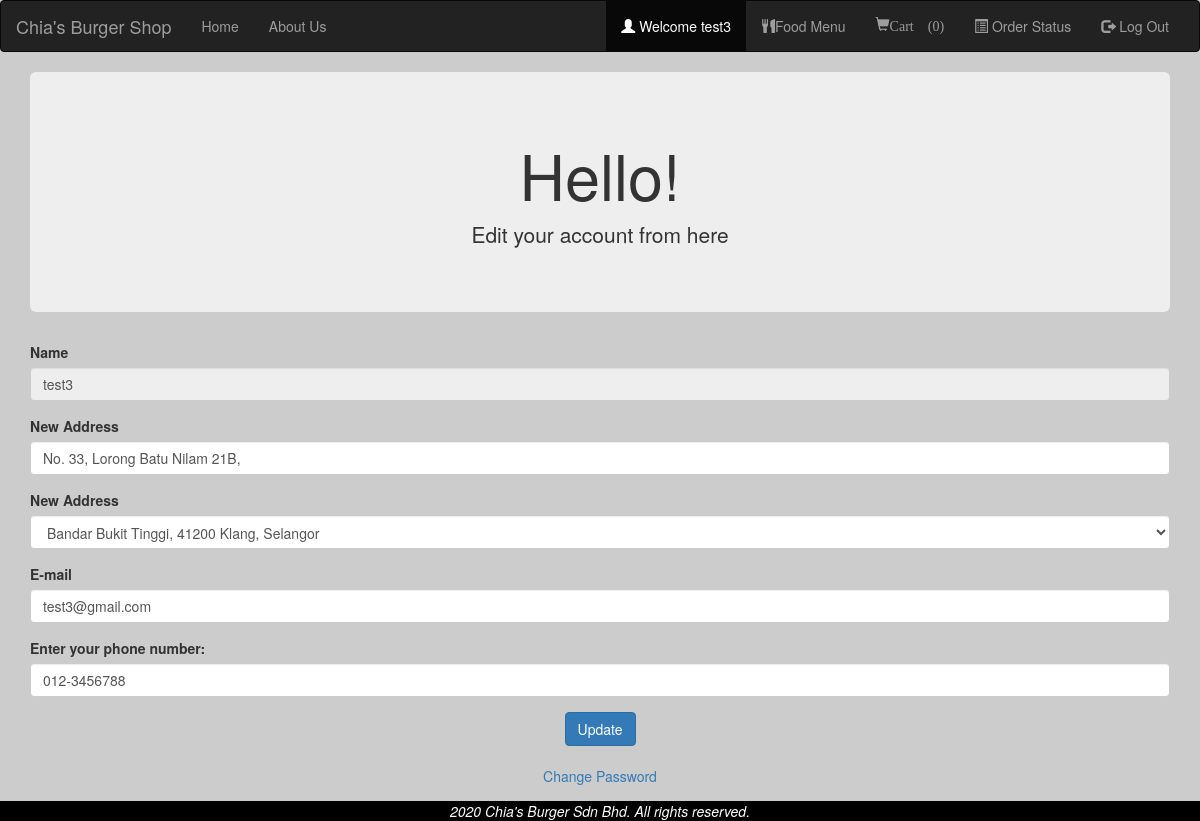
The page /account.php (signed in) on the database its author committed.
### tables this page shows
CREATE TABLE `users` (
  `user_id` int(11) NOT NULL,
  `username` varchar(30) NOT NULL,
  `address` varchar(50) NOT NULL,
  `address2` varchar(50) NOT NULL,
  `email` varchar(30) NOT NULL,
  `phone` varchar(11) NOT NULL,
  `password` varchar(30) NOT NULL
);

### account.php (the view, shortened to what this page needs)
<?php
include('config.php');
?>
<html>
    <head>
    </head>
    <link rel="stylesheet" href="http://maxcdn.bootstrapcdn.com/bootstrap/3.3.5/css/bootstrap.min.css">
    <body>
<nav class="navbar navbar-inverse">
  <div class="container-fluid">
    <div class="navbar-header">
      <a class="navbar-brand" href="home.php">Chia's Burger Shop</a>
    </div>
    <div class="collapse navbar-collapse" id="myNavbar">
      <ul class="nav navbar-nav">
        <li ><a href="home.php">Home</a></li>
        <li><a href="aboutus2.php">About Us</a></li>
      </ul>
      <ul class="nav navbar-nav navbar-right">
        <li class="active"><a href="account.php"><span class="glyphicon glyphicon-user"></span> Welcome <?php echo $_SESSION['username']; ?> </a></li>
        <li><a href="foodmenu2.php"><span class="glyphicon glyphicon-cutlery"></span>Food Menu</a></li>
        <li><a href="cart.php"><span class="glyphicon glyphicon-shopping-cart">Cart
             (<?php
              if(isset($_SESSION["cart"])){
              $count = count($_SESSION["cart"]);
              echo "$count";
            }
              else
                echo "0";
              ?>)
            </a></li>
        <li><a href="orderstatus.php"><span class="glyphicon glyphicon-list-alt"></span> Order Status </a></li>
        <li><a href="logout.php"><span class="glyphicon glyphicon-log-out"></span> Log Out </a></li>
      </ul>
    </div>
  </div>
</nav>
<div class="container">
    <div class="jumbotron">
     <h1>Hello! </h1>
     <p>Edit your account from here</p>
    </div>
    </div>
<?php
if(isset($_SESSION['username'])){
	 $username=$_SESSION['username'];
	}
$result = mysqli_query($con, "SELECT * FROM users WHERE username = '$username'");
$row = mysqli_fetch_array($result);
  ?>
<div class="container">
   <div class='row'>
<div class="col-md-12">
<form action="updateaccount.php" method="POST">
                    <div class="form-group">
                      <label for="name">Name</label>
                      <input type="text" id="dusername" name="dusername" value="<?php echo $row["username"]; ?>" class="form-control"  readonly="readonly"/>
                    </div>
					<div class="form-group">
                      <label for="address">New Address</label>
                      <input type="address" id="daddress" name="daddress" value="<?php echo $row["address"]; ?>" class="form-control"  required="required">
                    </div>
                    <div class="form-group">
                      <label for="address">New Address</label>
                      <select class="form-control" name="daddress2" id="daddress2">
              <option value='<?php echo $row["address2"]; ?>' selected='selected'><?php echo $row["address2"]?></option>
            </select>
                    </div>
					<div class="form-group">
                      <label for="email">E-mail</label>
                      <input type="email" id="demail"  name="demail" value="<?php echo $row["email"]; ?>" class="form-control"  required="required">
                    </div>
				                      <div class="form-group">
            <label for="phone">Enter your phone number:</label>
            <input type="tel" id="dphone" name="dphone"  value="<?php echo $row["phone"]; ?>"  class="form-control" pattern="[0-9]{3}-[0-9]{7}" required="required">
            </div>
                 <div class="form-group">
                  <div class="col text-center">
          <button type="submit" id="submit" name="submit" class="btn btn-primary "  > Update </button><br><br>
          <a href= changepassword.php>Change Password</a>
      </div>
    </div>
			 </form>
			</div>
	</div>
</div>
			<div class="footer">
        <i>2020 Chia's Burger Sdn Bhd. All rights reserved.</i>
      </div>
    </body>
</html>

### account.php (style rules this page uses)
body { background-color: #cccccc; }
.jumbotron h1 { text-align: center; }
.jumbotron p { text-align: center; }
.footer { position: relative; left: 0; bottom: 0; width: 100%; background-color: black; color: white; text-align: center; }

### rows shown on the page
users: dusername "test3", daddress "No. 33, Lorong Batu Nilam 21B,", daddress2 "Bandar Bukit Tinggi, 41200 Klang, Selangor", demail "test3@gmail.com", dphone "012-3456788"

### other values the page prints
$_SESSION['username'] "test3"
